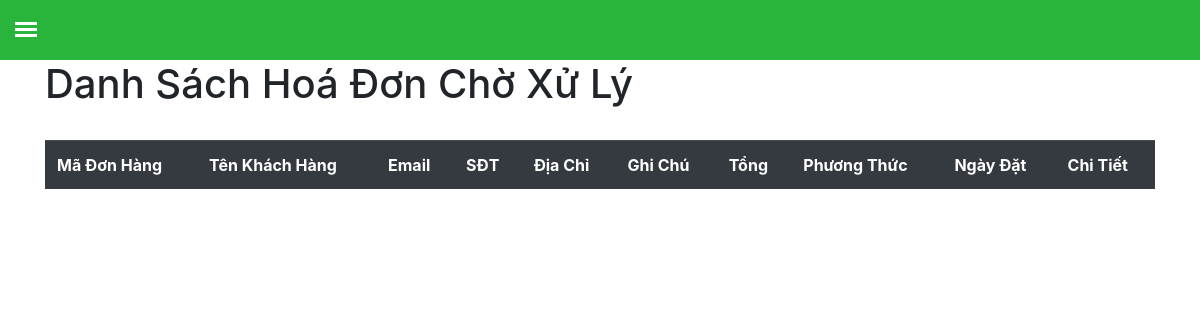
Page /BillController/Handle (signed in) on the earlier database version.
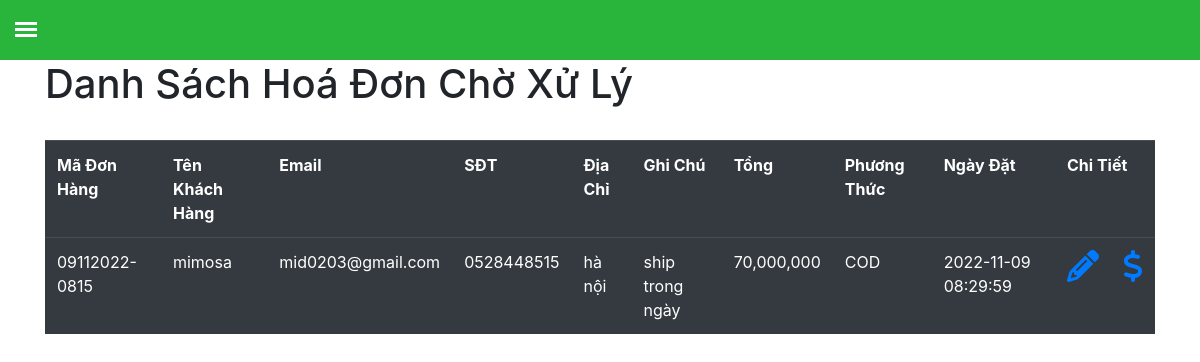
Same page on the later database version.
### tables this page shows
CREATE TABLE `don_hang` (
  `ma_don_hang` varchar(20) NOT NULL,
  `ten_nguoi_dat` varchar(40) NOT NULL,
  `email_nguoi_nhan` varchar(40) NOT NULL,
  `sdt_nguoi_nhan` varchar(11) NOT NULL,
  `dc_nguoi_nhan` varchar(40) NOT NULL,
  `ghi_chu` text NOT NULL,
  `phuong_thuc` varchar(20) NOT NULL,
  `tong` varchar(20) NOT NULL,
  `trang_thai` varchar(15) NOT NULL,
  `create_at` timestamp NOT NULL DEFAULT current_timestamp() ON UPDATE current_timestamp()
);

### admin/Core/BaseController.php (called while the page is built, shortened)
<?php
class BaseController
{
    public function view($viewFile , $view, $data=[])
    {
        require_once './admin/Views/'.$viewFile.'/'.$view.'.php';
    }
}

### admin/Controllers/BillController.php (called while the page is built, shortened)
<?php
class BillController extends BaseController {
    protected $billModel;
    public function __construct()
    {
        $this->billModel = new BillModel;
    }
    public function Handle(){
        $this->main_content = $this->billModel->getTableHandle();
        $this->view('','index');
        $this->view('Bill','handle',$this->main_content);
    }
}

### admin/Core/App.php (called while the page is built, shortened)
<?php
class App
{
    protected $controller = 'UserHomeController';
    protected $action = 'index';
    function __construct()
    {
        $url = $this->XuLy_Url();
        if (file_exists("./admin/Controllers/" . $url[0] . ".php")) {
            $this->controller = $url[0];
            unset($url[0]);
        }
        else {
            require_once './admin/Controllers/404.php';
        }
        if (isset($url[1])) {
            if (method_exists($this->controller, $url[1])) {
                $this->action = $url[1];
            }
            unset($url[1]);
        }
        $this->param = $url ? array_values($url) : [];
         call_user_func_array([new $this->controller, $this->action], $this->param);
    }
    public function XuLy_Url()
    {
        if (isset($_GET['url'])) {
            return explode("/", filter_var(trim($_GET["url"], "/")));
        }
    }
}

### index.php (called while the page is built, shortened)
<?php
$myApp = new App();

### admin/DB/Database.php (called while the page is built, shortened)
<?php
    class Database {
        protected $connect;
        protected function connection(){
            try {
                $this->connect = new PDO(Database::DB_DSN, Database::USERNAME, Database::PASSWORD);
              } catch (PDOException $e) {
                die("Kết nối CSDL theo PDO thất bại: " . $e->getMessage());
              }
              return $this->connect;
            }
    }

### admin/Models/BillModel.php (called while the page is built, shortened)
<?php
class BillModel extends BaseModel
{
    public function getTableHandle()
    {
        $sql_obj = $this->connect->prepare("SELECT * FROM don_hang WHERE trang_thai = 'chờ xử lý' ORDER BY create_at DESC ");
        $arr_select = [];
        $sql_obj->execute($arr_select);
        $result = $sql_obj->fetchAll(PDO::FETCH_ASSOC);
        return $result;
    }
}

### admin/Views/Bill/handle.php (the view)
<div class="container">
    <div class="product">
     <h1>Danh Sách Hoá Đơn Chờ Xử Lý </h1>
     <br>
     <table class="table table-dark table-hover">
       <tr>
         <th>Mã Đơn Hàng</th>
         <th>Tên Khách Hàng</th>
         <th>Email</th>
         <th>SĐT</th>
         <th>Địa Chỉ</th>
         <th>Ghi Chú</th>
         <th>Tổng</th>
         <th>Phương Thức</th>
         <th>Ngày Đặt</th>
         <th colspan="2">Chi Tiết</th>
       </tr>
       <?php foreach ($data as $r) : ?>
         <tr>
           <td><?php echo $r['ma_don_hang'] ?></td>
           <td><?php echo $r['ten_nguoi_dat'] ?></td>
           <td><?php echo $r['email_nguoi_nhan'] ?></td>
           <td><?php echo $r['sdt_nguoi_nhan'] ?></td>
           <td><?php echo $r['dc_nguoi_nhan'] ?></td>
           <td><?php echo $r['ghi_chu'] ?></td>
           <td><?php echo number_format($r['tong'])  ?></td>
           <td><?php echo $r['phuong_thuc'] ?></td>
           <td><?php echo $r['create_at'] ?></td>
           <td><a href="<?php echo DIR_HTTP ?>/BillController/Detail?id=<?php echo $r['ma_don_hang'] ?>"><i class="fa fa-pencil fa-2x"></i></a></td>
           <td><a onclick="return confirm('bạn có muốn xử lý đơn hàng này không ?')" href="<?php echo DIR_HTTP ?>/BillController/BillHandle?id=<?php echo $r['ma_don_hang'] ?>"><i class="fa-solid fa-dollar-sign fa-2x"></i></a></td>
         </tr>
       <?php endforeach; ?>
     </table>
   </div>
   </div>

### admin/Views/index.php (shortened to what this page needs)
<!doctype html>
<html lang="en">
<head>
  <link rel="stylesheet" href="<?php echo DIR_HTTP ?>/admin/assets/css/style.css">
  <link rel="stylesheet" href="<?php echo DIR_HTTP ?>/admin/assets/css/css.css">
  <link rel="stylesheet" href="https://cdnjs.cloudflare.com/ajax/libs/font-awesome/6.1.2/css/all.min.css" />
  <link rel="stylesheet" href="https://stackpath.bootstrapcdn.com/bootstrap/4.3.1/css/bootstrap.min.css">
</head>
<body>
  <?php
  require_once 'header.php';
  ?>
</body>
</html>

### admin/Views/header.php (shortened to what this page needs)
<div class="header"></div>
<label for="openSidebarMenu" class="sidebarIconToggle">
  <div class="spinner diagonal part-1"></div>
  <div class="spinner horizontal"></div>
  <div class="spinner diagonal part-2"></div>
</label>

### admin/assets/css/style.css (style rules this page uses)
html, body { overflow-x: hidden; height: 100%; }
.header { display: block; margin: 0 auto; width: 100%; max-width: 100%; box-shadow: none; background-color: #29b43c; position: fixed; height: 60px!important; overflow: hidden; z-index: 10; }
.sidebarIconToggle { transition: all 0.3s; box-sizing: border-box; cursor: pointer; position: absolute; z-index: 99; height: 100%; width: 100%; top: 22px; left: 15px; height: 22px; width: 22px; }
.spinner { transition: all 0.3s; box-sizing: border-box; position: absolute; height: 3px; width: 100%; background-color: #fff; }
.horizontal { transition: all 0.3s; box-sizing: border-box; position: relative; float: left; margin-top: 3px; }
.diagonal.part-1 { position: relative; transition: all 0.3s; box-sizing: border-box; float: left; }
.diagonal.part-2 { transition: all 0.3s; box-sizing: border-box; position: relative; float: left; margin-top: 3px; }

### admin/assets/css/css.css (style rules this page uses)
.product { padding-top: 60px; }

Differences in the rows shown:
added don_hang: ma_don_hang "09112022-0815", ten_nguoi_dat "mimosa", email_nguoi_nhan "mid0203@gmail.com", sdt_nguoi_nhan "0528448515", dc_nguoi_nhan "hà nội", ghi_chu "ship trong ngày", tong "70,000,000", phuong_thuc "COD", create_at "2022-11-09 08:29:59"
